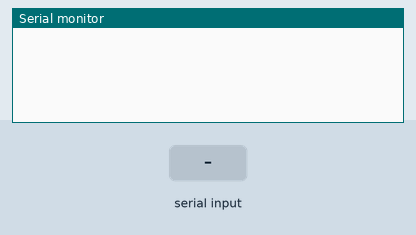
Simulated run of this sketch. Board: Arduino Uno, built with avr-gcc and run on an emulated ATmega328P. Shown: the last lines printed to the serial monitor. Inputs (shaded band) come from the test bench. No radio packets arrive unless stated.

Above: at 1.2 s.
1.3 s: "X" received over Serial
At 2.7 s:
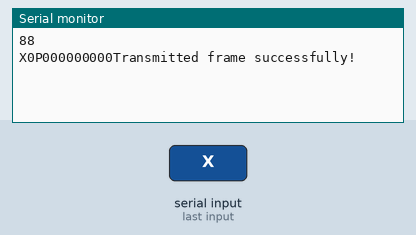
3.8 s: "1" received over Serial
At 5.1 s:
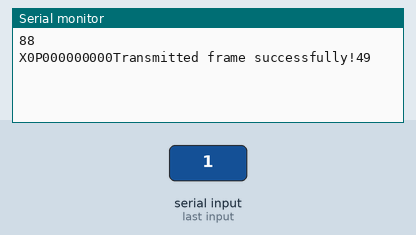

Measured:
- after the input at 1.3 s, the serial monitor: prints a new line at once (image 1)
- after the input at 3.8 s, the serial monitor: prints a new line at once (image 2)

The sketch:

BaseTransmitter.ino
```cpp
// -*- mode: C++ -*-
#include <SPI.h>
#include <nRF24L01.h>
#include <RF24.h>
#include "printf.h"

//This pin is used to set the nRF24 to standby (0) or active mode (1)
#define pinCE 9

//This pin is used to tell the nRF24 whether the SPI communication
// is a command or message to send out
#define pinCSN 10

uint8_t frame[] = "X0P000000000"; // Packet format X[Light Index][Function][9 bytes of data].
// Available Lights:
// 0: All Lights
// 1: Wall Light
// 2: Desk Light
// 3: Mirror Light
// 4: Bed Light
// 5: Couch Light
// 6: PC Lights

// Available functions:
//
// P: Power : Turns the specified light on or off.
// Data Format: [P]0000000
// P can be 0 for power off or 1 for power on.
//
// B: Brightness
// Data Format: [000-255]000000
// Brightness value between 0 and 255, expressed with 3 digits (1 would be 001)
//
// I/D: Increment/Decrement Brightness
// Data Format: 000000000
// Increments or decrements the brightness by 1 value of 17.
//
// C: Set the Color
// Data Format: [RRR][GGG][BBB]
// Sets the color of the LEDs via red, green, and blue values.

// Create your nRF24 object or wireless SPI connection
RF24 wirelessSPI(pinCE, pinCSN);
// Radio pipe addresses for the 2 nodes to communicate.
const uint64_t pAddress = 0xB00B1E5000LL;

void setup()
{
  //start serial to communicate process
  Serial.begin(9600);
  printf_begin();
  //Start the nRF24 module
  wirelessSPI.begin();
  wirelessSPI.setPALevel(RF24_PA_MAX);
  wirelessSPI.setDataRate(RF24_250KBPS);
//  // to let you know it got the transmit packet payload
//  wirelessSPI.setAutoAck(1);
//  // Allow optional ack payloads
//wirelessSPI.enableAckPayload();
  // pipe address that we will communicate over,
  // must be the same for each nRF24 module
  wirelessSPI.openWritingPipe(pAddress);
  //transmitter so stop listening for data
  wirelessSPI.stopListening();
  wirelessSPI.printDetails();
}

void loop() {
//  wirelessSPI.write( &frame, sizeof(frame) );
  while(Serial.available() > 0) {
      uint8_t inByte = Serial.read();
      Serial.println(inByte);
      // Filtering the serial input to ensure it matches proper format
      if(inByte == 'X') {
          Serial.readBytes(&frame[1],11);
          if(frame[1] < '0' || frame[1] > '6') break;
          if(frame[2] < 'A' || frame[2] > 'Z' || frame[2] == 'X') break;
          if(frame[3] < '0' || frame[3] > '9') break;
          if(frame[4] < '0' || frame[4] > '9') break;
          if(frame[5] < '0' || frame[5] > '9') break;
          if(frame[6] < '0' || frame[6] > '9') break;
          if(frame[7] < '0' || frame[7] > '9') break;
          if(frame[8] < '0' || frame[8] > '9') break;
          if(frame[9] < '0' || frame[9] > '9') break;
          if(frame[10] < '0' || frame[10] > '9') break;
          if(frame[11] < '0' || frame[11] > '9') break;

          //if the send fails let the user know over serial monitor
          Serial.write((char*)frame);
          if (wirelessSPI.write( &frame, sizeof(frame) )){
              Serial.write("Transmitted frame successfully!");
              delay(10);
              wirelessSPI.write(&frame, sizeof(frame)); // write again due to unreliable connection
              delay(10);
              wirelessSPI.write(&frame, sizeof(frame));
              delay(10);
              wirelessSPI.write(&frame, sizeof(frame));
              delay(10);
              wirelessSPI.write(&frame, sizeof(frame));
              delay(10);
              wirelessSPI.write(&frame, sizeof(frame));
          } else {
              Serial.write("Transmitting frame failed!");
          }
      }
  }
}
```
